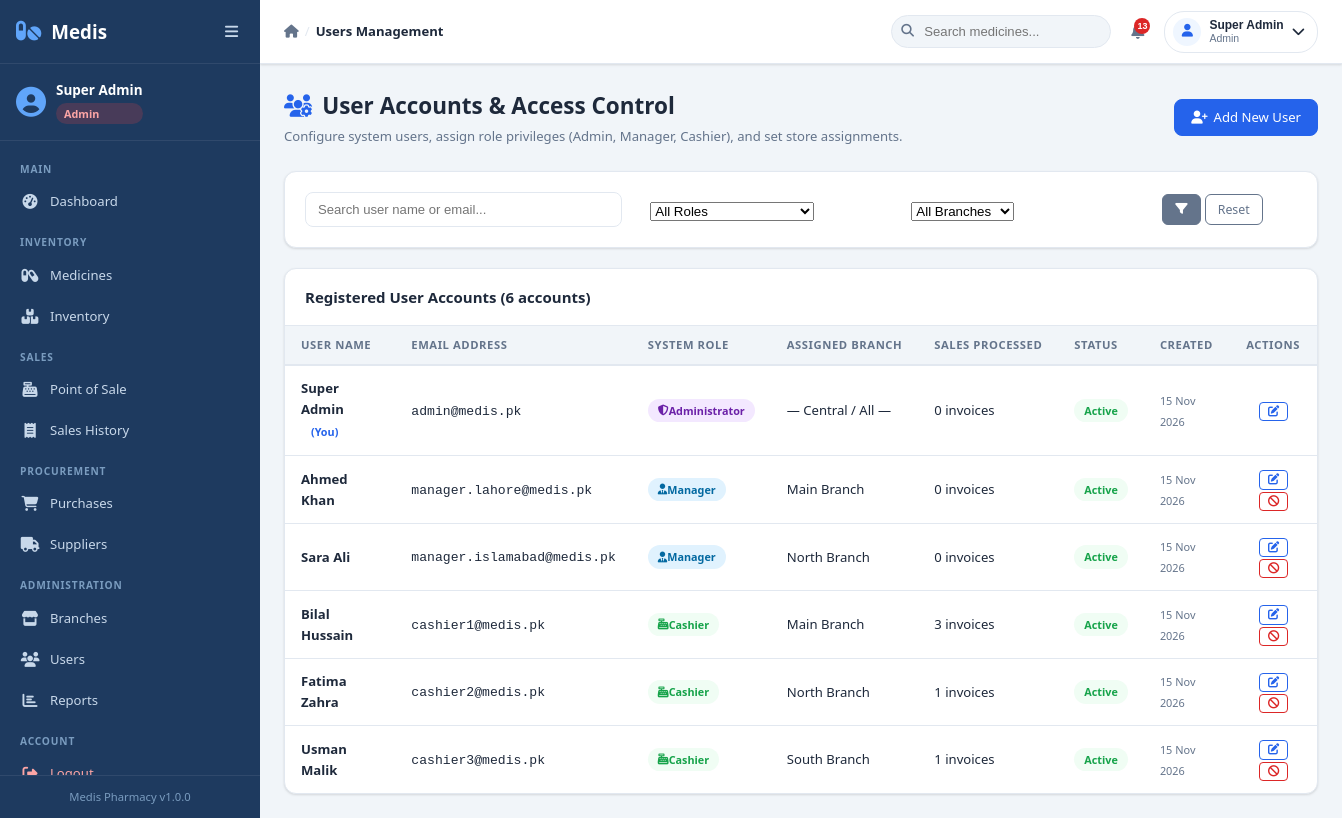
The app's page /modules/users/index.php (signed in) with its own data.
### tables this page shows
CREATE TABLE users (
  id INT AUTO_INCREMENT PRIMARY KEY,
  name VARCHAR(100) NOT NULL,
  email VARCHAR(100) UNIQUE NOT NULL,
  password VARCHAR(255) NOT NULL,
  role ENUM('admin','manager','cashier') NOT NULL,
  branch_id INT NULL,
  status ENUM('active','inactive') DEFAULT 'active',
  created_at TIMESTAMP DEFAULT CURRENT_TIMESTAMP,
  updated_at TIMESTAMP DEFAULT CURRENT_TIMESTAMP ON UPDATE CURRENT_TIMESTAMP,
  FOREIGN KEY (branch_id) REFERENCES branches(id) ON DELETE SET NULL
);

CREATE TABLE branches (
  id INT AUTO_INCREMENT PRIMARY KEY,
  name VARCHAR(100) NOT NULL,
  address TEXT,
  phone VARCHAR(20),
  manager_id INT NULL,
  status ENUM('active','inactive') DEFAULT 'active',
  created_at TIMESTAMP DEFAULT CURRENT_TIMESTAMP,
  updated_at TIMESTAMP DEFAULT CURRENT_TIMESTAMP ON UPDATE CURRENT_TIMESTAMP
);

### modules/users/index.php (the view, shortened to what the rows shown need)
<?php
require_once __DIR__ . '/../../includes/auth.php';
require_once __DIR__ . '/../../includes/functions.php';
$db = getDB();
$where = ["1=1"];
$params = [];
$whereSql = implode(' AND ', $where);
$sql = "
    SELECT u.*, b.name AS branch_name,
           (SELECT COUNT(*) FROM sales WHERE user_id = u.id) AS sales_processed
    FROM users u
    LEFT JOIN branches b ON b.id = u.branch_id
    WHERE $whereSql
    ORDER BY u.role ASC, u.name ASC
";
$stmt = $db->prepare($sql);
$stmt->execute($params);
$users = $stmt->fetchAll();
require_once __DIR__ . '/../../includes/header.php';
?>
<div class="page-header">
    <div>
        <h2 class="page-title"><i class="fas fa-users-cog text-primary"></i> User Accounts & Access Control</h2>
    </div>
</div>
<div class="card shadow-sm">
    <div class="card-body p-0">
        <div class="table-responsive">
            <table class="table table-hover align-middle mb-0 data-table">
                <thead class="table-light">
                    <tr>
                        <th>User Name</th>
                        <th>Email Address</th>
                        <th>System Role</th>
                        <th>Assigned Branch</th>
                        <th>Sales Processed</th>
                        <th>Status</th>
                        <th>Created</th>
                        <th class="text-center">Actions</th>
                    </tr>
                </thead>
                <tbody>
                    <?php if (empty($users)): ?>
                        <tr><td colspan="8" class="text-center py-4 text-muted">No users found matching the filter.</td></tr>
                    <?php else: ?>
                        <?php foreach ($users as $u): ?>
                            <tr>
                                <td>
                                    <strong><?= e($u['name']) ?></strong>
                                    <?php if ((int)$u['id'] === (int)$currentUser['id']): ?>
                                        <span class="badge badge-light text-primary">(You)</span>
                                    <?php endif; ?>
                                </td>
                                <td><code><?= e($u['email']) ?></code></td>
                                <td>
                                    <?php if ($u['role'] === 'admin'): ?>
                                        <span class="badge badge-purple"><i class="fas fa-shield-alt"></i> Administrator</span>
                                    <?php elseif ($u['role'] === 'manager'): ?>
                                        <span class="badge badge-info"><i class="fas fa-user-tie"></i> Manager</span>
                                    <?php else: ?>
                                        <span class="badge badge-success"><i class="fas fa-cash-register"></i> Cashier</span>
                                    <?php endif; ?>
                                </td>
                                <td><?= e($u['branch_name'] ?? '— Central / All —') ?></td>
                                <td><?= $u['sales_processed'] ?> invoices</td>
                                <td>
                                    <span class="badge <?= $u['status'] === 'active' ? 'badge-success' : 'badge-secondary' ?>">
                                        <?= ucfirst(e($u['status'])) ?>
                                    </span>
                                </td>
                                <td><small class="text-muted"><?= formatDate($u['created_at']) ?></small></td>
                                <td class="text-center">
                                    <div class="btn-group gap-1">
                                        <a href="<?= BASE_URL ?>/modules/users/edit.php?id=<?= $u['id'] ?>" class="btn btn-xs btn-outline-primary" title="Edit User">
                                            <i class="fas fa-edit"></i>
                                        </a>
                                        <?php if ((int)$u['id'] !== (int)$currentUser['id']): ?>
                                            <form method="POST" action="<?= BASE_URL ?>/modules/users/toggle_status.php" style="display:inline;" onsubmit="return confirm('Toggle status for <?= e($u['name']) ?>?')">
                                                <button type="submit" class="btn btn-xs <?= $u['status'] === 'active' ? 'btn-outline-danger' : 'btn-outline-success' ?>" title="<?= $u['status'] === 'active' ? 'Deactivate Account' : 'Activate Account' ?>">
                                                    <i class="fas fa-<?= $u['status'] === 'active' ? 'ban' : 'check' ?>"></i>
                                                </button>
                                            </form>
                                        <?php endif; ?>
                                    </div>
                                </td>
                            </tr>
                        <?php endforeach; ?>
                    <?php endif; ?>
                </tbody>
            </table>
        </div>
    </div>
</div>
<?php require_once __DIR__ . '/../../includes/footer.php'; ?>

### includes/header.php (shortened to what the rows shown need)
<?php
require_once __DIR__ . '/auth.php';
require_once __DIR__ . '/functions.php';
?>
<!DOCTYPE html>
<html lang="en">
<head>
    <link rel="stylesheet" href="https://cdnjs.cloudflare.com/ajax/libs/font-awesome/6.5.0/css/all.min.css"
 />
    <link rel="stylesheet" href="<?= BASE_URL ?>/assets/css/style.css">
</head>
<body>
<div class="wrapper">
    <?php require_once __DIR__ . '/sidebar.php'; ?>
    <div class="main-content" id="mainContent">
        <nav class="topbar">
            <div class="topbar-right">
                <div class="topbar-user dropdown">
                    <button class="btn-user dropdown-toggle" id="userBtn">
                        <div class="user-info-sm">
                            <span class="user-name-sm"><?= e($currentUser['name'] ?? '') ?></span>
                            <span class="user-role-sm"><?= ucfirst(e($currentUser['role'] ?? '')) ?></span>
                        </div>
                    </button>
                </div>
            </div>
        </nav>
        <div class="page-content">

### includes/sidebar.php (shortened to what the rows shown need)
<?php
$currentUser = getCurrentUser();
?>
<nav class="sidebar" id="sidebar">
    <div class="sidebar-user">
        <div class="user-info">
            <span class="user-name"><?= e($currentUser['name'] ?? 'User') ?></span>
            <span class="user-role badge-role-<?= e($currentUser['role'] ?? '') ?>">
                <?= ucfirst(e($currentUser['role'] ?? '')) ?>
            </span>
        </div>
    </div>
</nav>

### records on screen
users: name "Super Admin", role "Admin", shows "(You)", email "admin@medis.pk", shows "Administrator", branch_name "— Central / All —", sales_processed "0", status "Active", created_at "15 Nov 2026"
users: name "Ahmed Khan", email "manager.lahore@medis.pk", role "manager" (drawn), branch.name "Main Branch", sales_processed "0", status "Active", created_at "15 Nov 2026"
users: name "Sara Ali", email "manager.islamabad@medis.pk", role "manager" (drawn), branch.name "North Branch", sales_processed "0", status "Active", created_at "15 Nov 2026"
users: name "Bilal Hussain", email "cashier1@medis.pk", role "cashier" (drawn), branch.name "Main Branch", sales_processed "3", status "Active", created_at "15 Nov 2026"
users: name "Fatima Zahra", email "cashier2@medis.pk", role "cashier" (drawn), branch.name "North Branch", sales_processed "1", status "Active", created_at "15 Nov 2026"
users: name "Usman Malik", email "cashier3@medis.pk", role "cashier" (drawn), branch.name "South Branch", sales_processed "1", status "Active", created_at "15 Nov 2026"

### other values on screen
APP_NAME "Medis Pharmacy"
APP_VERSION "1.0.0"
$pageTitle "Users Management"
$totalAlerts "13"
count($users) "6"
